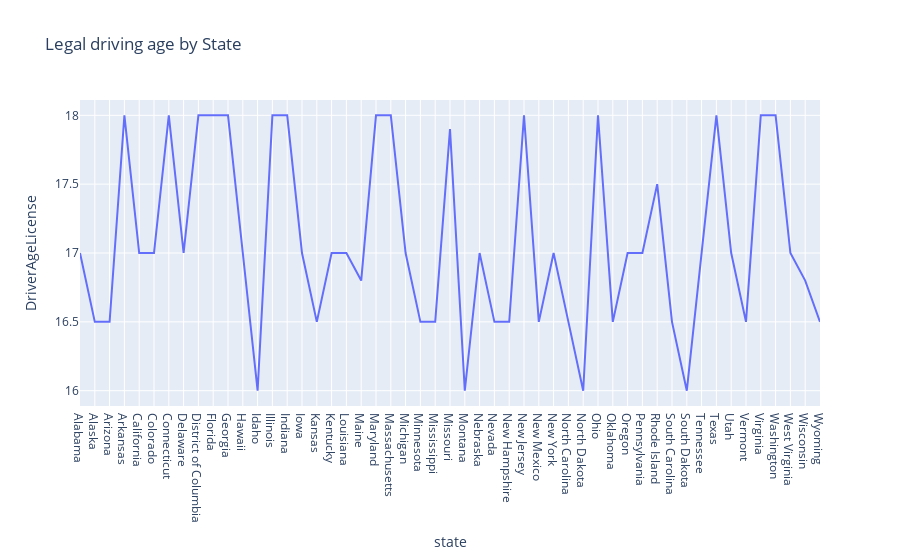

Here is the notebook cell this chart was saved with:
### Code cell
fig2 = px.line(
    lage,
    x="state",
    y="DriverAgeLicense",
    title="Legal driving age by State"
)
fig2 = fig2.show()

### Figure 1 — Plotly figure (JSON) as saved in the notebook; plotly's stock layout.template omitted (floating-point values rounded to 4 significant figures)
{"data": [{"hovertemplate": "state=%{x}<br>DriverAgeLicense=%{y}<extra></extra>", "legendgroup": "", "line": {"color": "#636efa", "dash": "solid"}, "marker": {"symbol": "circle"}, "mode": "lines", "name": "", "orientation": "v", "showlegend": false, "type": "scatter", "x": ["Alabama", "Alaska", "Arizona", "Arkansas", "California", "Colorado", "Connecticut", "Delaware", "District of Columbia", "Florida", "Georgia", "Hawaii", "Idaho", "Illinois", "Indiana", "Iowa", "Kansas", "Kentucky", "Louisiana", "Maine", "Maryland", "Massachusetts", "Michigan", "Minnesota", "Mississippi", "Missouri", "Montana", "Nebraska", "Nevada", "New Hampshire", "New Jersey", "New Mexico", "New York", "North Carolina", "North Dakota", "Ohio", "Oklahoma", "Oregon", "Pennsylvania", "Rhode Island", "South Carolina", "South Dakota", "Tennessee", "Texas", "Utah", "Vermont", "Virginia", "Washington", "West Virginia", "Wisconsin", "Wyoming"], "xaxis": "x", "y": [17, 16.5, 16.5, 18, 17, 17, 18, 17, 18, 18, 18, 17, 16, 18, 18, 17, 16.5, 17, 17, 16.8, 18, 18, 17, 16.5, 16.5, 17.9, 16, 17, 16.5, 16.5, 18, 16.5, 17, 16.5, 16, 18, 16.5, 17, 17, 17.5, 16.5, 16, 17, 18, 17, 16.5, 18, 18, 17, 16.8, 16.5], "yaxis": "y"}], "layout": {"legend": {"tracegroupgap": 0}, "title": {"text": "Legal driving age by State"}, "xaxis": {"anchor": "y", "domain": [0, 1], "title": {"text": "state"}}, "yaxis": {"anchor": "x", "domain": [0, 1], "title": {"text": "DriverAgeLicense"}}}}
